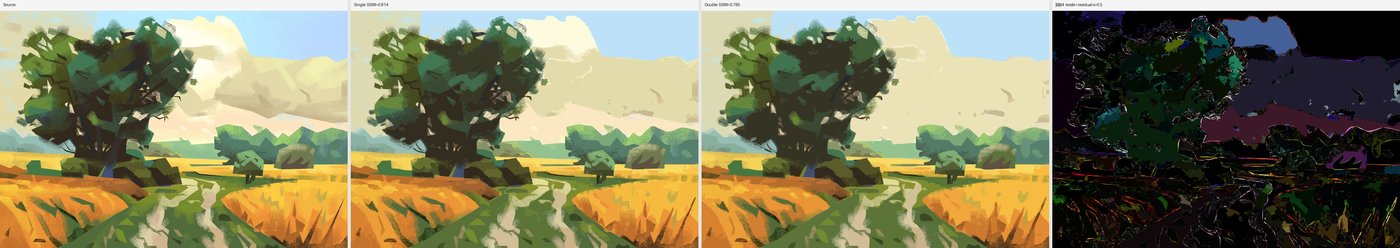
#> input picture examples/double_pass/landscape_naive/landscape__ab.jpg, 1400 x 248 px
$ python -i bg_preprocess.py   (imports and definitions only)
#> lines starting #> are read from the running program, lines starting #| are printed output that depends on the picture
"""Experimental photo background remove / blur via rembg.

Isolated spike (same spirit as ``preprocess_pillow`` / paint-by-numbers):

1. Keep ``rembg`` as an *optional* extra — API does not depend on it
2. Call from the A/B CLI (``python -m app.bg_experiment``) only
3. Delete this file + CLI + optional deps if the experiment does not help

Modes
-----
- ``none``: passthrough
- ``remove``: subject cutout on a solid fill (default white) so VTracer
  does not spend paths on busy backgrounds
- ``blur``: Gaussian-blur background while keeping the subject sharp —
  softens noise without a hard cutout edge
"""

from __future__ import annotations

import io
from dataclasses import dataclass
from typing import Any, Literal

from PIL import Image, ImageFilter

BgMode = Literal["none", "remove", "blur"]

DEFAULT_BLUR_RADIUS = 18.0
DEFAULT_FILL_RGBA = (255, 255, 255, 255)


@dataclass(frozen=True)
class BgPreprocessResult:
    png_bytes: bytes
    width: int
    height: int
    mode: BgMode
    mask_coverage: float  # fraction of pixels with alpha/mask > 127
    blur_radius: float | None


def _to_rgba(image: Image.Image | bytes) -> Image.Image:
    if isinstance(image, bytes):
        with Image.open(io.BytesIO(image)) as img:
            return img.convert("RGBA")
    return image.convert("RGBA")


# [4 lines left out: function png_bytes, not called in this run]


def _png_bytes(img: Image.Image) -> bytes:
    """Backward-compatible alias."""
    return png_bytes(img)


# [75 lines left out: functions _mask_coverage, get_rembg_session, subject_mask, remove_background, not called in this run]


def blur_background(
    image: Image.Image | bytes,
    *,
    session: Any | None = None,
    blur_radius: float = DEFAULT_BLUR_RADIUS,
    mask: Image.Image | None = None,
) -> tuple[Image.Image, float]:
    """Keep subject sharp; Gaussian-blur everything else."""
    rgba = _to_rgba(image)
    subject = mask if mask is not None else subject_mask(rgba, session=session)
    subject = subject.resize(rgba.size, Image.Resampling.BILINEAR).convert("L")

    radius = max(0.0, float(blur_radius))
    if radius <= 0:
        return rgba, _mask_coverage(subject)

    blurred = rgba.filter(ImageFilter.GaussianBlur(radius=radius))
    # Soft composite: high mask → original subject, low → blurred bg
    out = Image.composite(rgba, blurred, subject)
    return out.convert("RGBA"), _mask_coverage(subject)


# [49 lines left out: function apply_bg_preprocess, not called in this run]


__all__ = [
    "DEFAULT_BLUR_RADIUS",
    "DEFAULT_FILL_RGBA",
    "BgMode",
    "BgPreprocessResult",
    "apply_bg_preprocess",
    "blur_background",
    "get_rembg_session",
    "png_bytes",
    "remove_background",
    "subject_mask",
]

>>> import cv2
>>> picture = cv2.imread('../../examples/double_pass/landscape_naive/landscape__ab.jpg', cv2.IMREAD_GRAYSCALE)
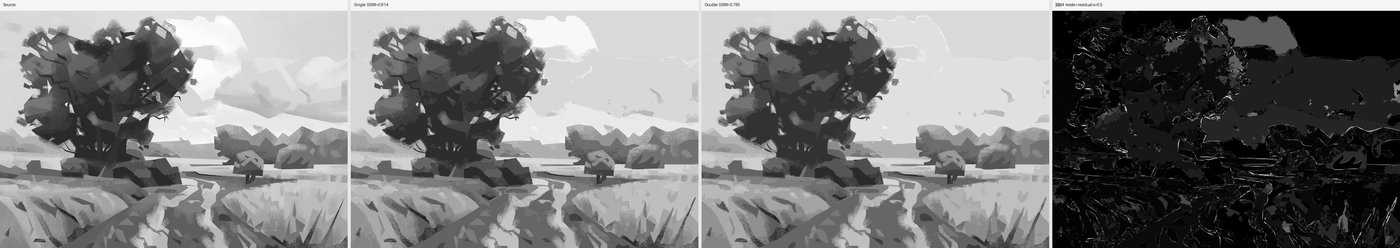
#> picture: shape (248, 1400); min 0, max 255, mean 125.2
>>> result = blur_background(picture)
#> (the run stopped early here; a loop or call above may not have finished)

$ run again, on examples/double_pass/landscape_naive/landscape__hybrid.png
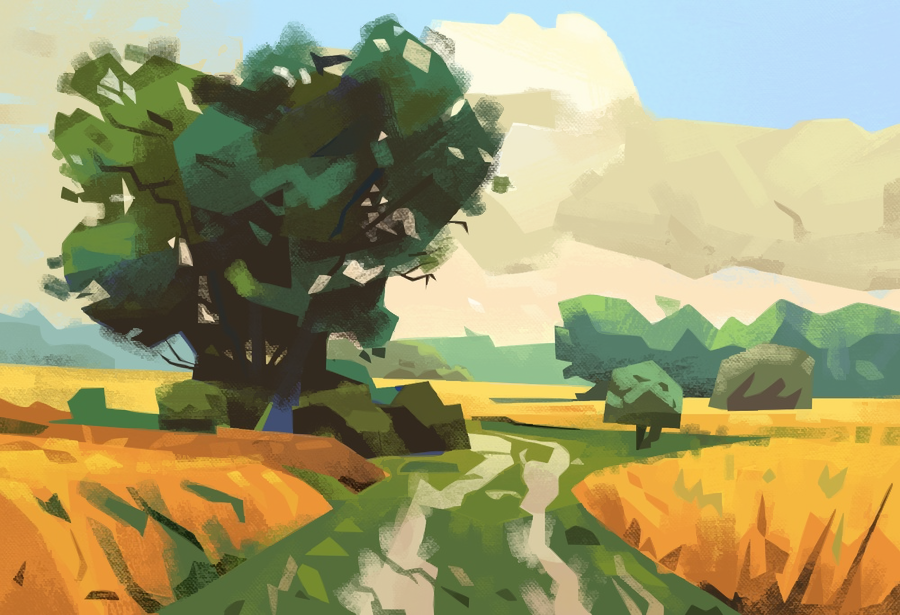
#> input picture examples/double_pass/landscape_naive/landscape__hybrid.png, 900 x 615 px
#> `picture = cv2.imread('../../examples/double_pass/landscape_naive/lands..`:
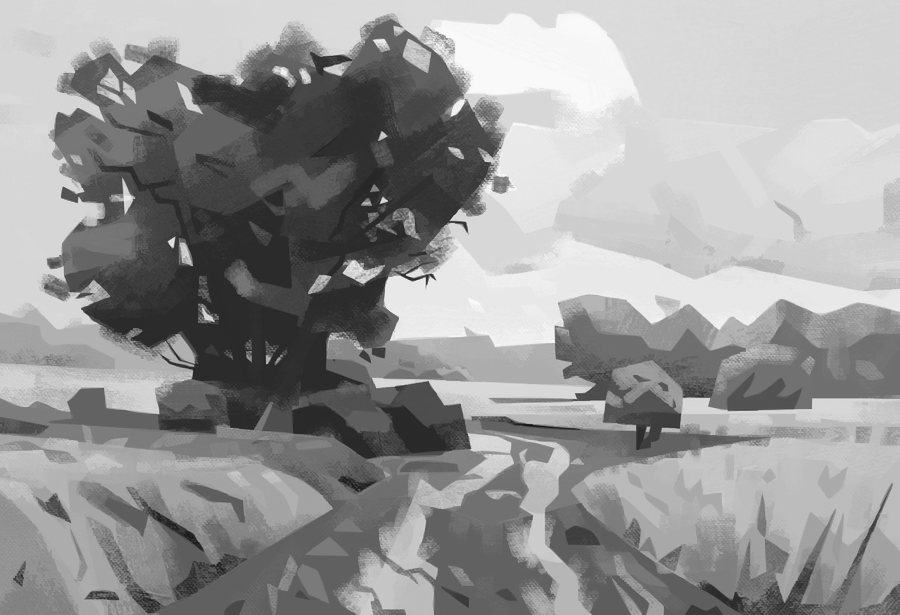
#> picture: shape (615, 900); min 18, max 250, mean 151.5
